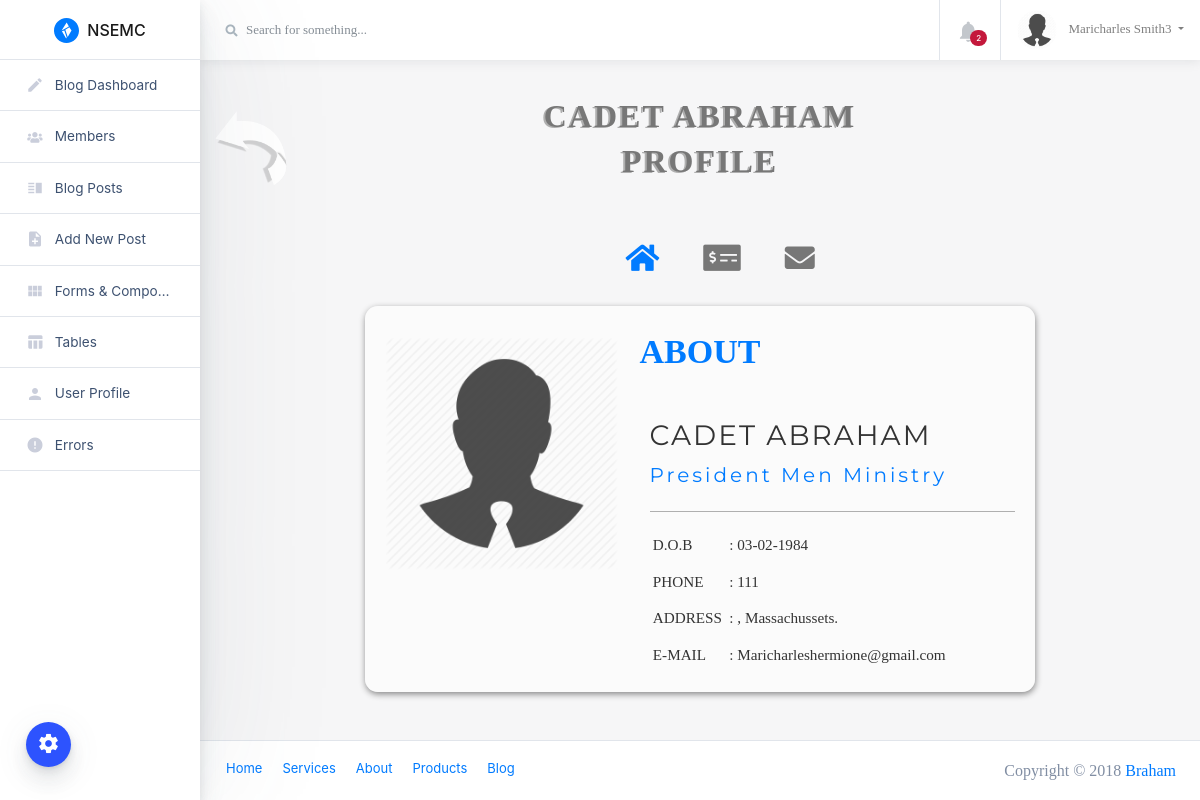
Page /admin/members.php?link=viewMember&m_id=48 (signed in) on the committed database.
### tables this page shows
CREATE TABLE IF NOT EXISTS `users` (
  `user_id` int(11) NOT NULL AUTO_INCREMENT,
  `username` varchar(250) NOT NULL,
  `user_firstname` varchar(250) NOT NULL,
  `user_lastname` varchar(250) NOT NULL,
  `user_password` varchar(250) NOT NULL,
  `user_email` text NOT NULL,
  `user_image` text NOT NULL,
  `user_ministry` varchar(250) NOT NULL,
  `position` varchar(250) NOT NULL,
  `user_address` text NOT NULL,
  `user_city` varchar(250) NOT NULL,
  `user_state` varchar(250) NOT NULL,
  `user_zip` int(12) NOT NULL,
  `user_description` varchar(250) NOT NULL,
  `user_tel` int(15) NOT NULL,
  `Status` varchar(10) NOT NULL DEFAULT 'Active',
  PRIMARY KEY (`user_id`)
);

### admin/includes/profil.php (the view, shortened to what this page needs)
<?php
if(isset($_GET['m_id']))
$the_id = $_GET['m_id'];
$query = "SELECT * FROM users WHERE user_id = $the_id";
$member = mysqli_query($conn, $query);
while($row = mysqli_fetch_array($member)){
	$server_user_firstname = $row['user_firstname'];
	$server_user_lastname = $row['user_lastname'];
	$server_user_email = $row['user_email'];
	$server_picture_name = $row['user_image'];
	$server_user_ministry = $row['user_ministry'];
	$server_user_position = $row['position'];
	$server_user_address = $row['user_address'];
	$server_user_state = $row['user_state'];
	$server_user_tel = $row['user_tel'];
?>
	<div id="content">
		<div id="back">
			<img src="img/a1.png" alt="">
		</div>
	<div class="profil">
		<h1 class="h1"><?php echo $server_user_lastname . " " . $server_user_firstname ?></h1>
		<h1 class="h1">Profile</h1>
		<div id="navigate" style="display:none;" class="ab">
			<ul>
				<li class="abselected">
					<a href="#"><i class="fas fa-home"></i><span>Basics</span></a>
				</li>
				<li>
					<a href="#"><i class="fas fa-money-check-alt"></i><span>Work</span></a>
				</li>
				<li>
					<a href="#"><i class="fas fa-envelope"></i><span>Contact</span></a>
				</li>
			</ul>
		</div>
		<div id="abwrapper">
			<div id="steps" style="margin:0 auto;" class="steps">
				<form id="formElem" name="formElem" action="#" method="post" class="form">
					<fieldset class="step">
						<legend>About</legend>
						<div class="abt-ab">
							<div class="abt-ab-left">
								<img src="<?php echo "img/".$server_picture_name; ?>" alt="">
							</div>
							<div class="abt-ab-right">
								<h3 class="h3"><?php echo $server_user_lastname . " " . $server_user_firstname ?></h3>
								<h5 class="h5"><?php echo ucfirst($server_user_position) . " " . ucfirst($server_user_ministry) . " " . "Ministry"; ?></h5>
								<ul class="address">
									<li>
										<ul class="address-text">
											<li><b>D.O.B </b></li>
											<li>: 03-02-1984</li>
										</ul>
									</li>
									<li>
										<ul class="address-text">
											<li><b>PHONE </b></li>
											<li>: <?php echo $server_user_tel; ?></li>
										</ul>
									</li>
									<li>
										<ul class="address-text">
											<li><b>ADDRESS </b></li>
											<li>: <?php echo $server_user_address.", ".$server_user_state; ?>.</li>
										</ul>
									</li>
									<li>
										<ul class="address-text">
											<li><b>E-MAIL </b></li>
											<li><a href="mailto:example@mail.com">:  <?php echo $server_user_email; ?></a></li>
										</ul>
									</li>
								</ul>
							</div>
						</div>
					</fieldset>
				</form>
			</div>
		</div>
	</div>
	</div>
<?php
}
?>

### admin/includes/admin_header.php (shortened to what this page needs)
<!doctype html>
<html class="no-js h-100" lang="en">
  <head>
    <link rel="stylesheet" type="text/css" href="styles/css.css">
    <link rel="stylesheet" href="https://cdnjs.cloudflare.com/ajax/libs/popper.js/1.14.3/umd/popper.min.js">
    <link rel="stylesheet" href="https://stackpath.bootstrapcdn.com/bootstrap/4.1.3/css/bootstrap.min.css">
    <link rel="stylesheet" id="main-stylesheet" data-version="1.1.0" href="styles/a.c.1.1.0.min.css">
    <link rel="stylesheet" href="styles/ac.1.1.0.min.css">
    <link rel="stylesheet" href="https://cdnjs.cloudflare.com/ajax/libs/quill/1.3.6/quill.snow.css">
    <link rel="stylesheet" href="https://use.fontawesome.com/releases/v5.7.2/css/all.css">
    <link rel="stylesheet" type="text/css" href="styles/fonts/font-awesome-4.7.0/css/font-awesome.min.css">
    <link rel="stylesheet" type="text/css" href="styles/sms.css">
    <link href="styles/profil.css" rel="stylesheet" type="text/css" media="all" />
    <link rel="stylesheet" href="styles/smoothbox.css" type='text/css' media="all" />
  </head>
  <body class="h-100">
    <div class="color-switcher-toggle animated pulse infinite">
     <a href="settings.php" style="color:unset"> <i class="material-icons">settings</i> </a>
    </div>

### admin/members.php (shortened to what this page needs)
<?php include 'includes/admin_header.php'; ?>
    <div class="container-fluid">
      <div class="row">
<?php include 'includes/admin_sidebar.php'; ?>
        <main class="main-content col-lg-10 col-md-9 col-sm-12 p-0 offset-lg-2 offset-md-3">
          <div class="main-navbar sticky-top bg-white">
<?php include 'includes/admin_nav.php'; ?>
          </div>
<?php
if(isset($_GET['link'])){
   $link = $_GET['link'];
} else {
    $link = "";
}
switch ($link) {
    case 'viewMember':
        include 'includes/profil.php';
        break;
}
?>
        <footer class="main-footer d-flex p-2 px-3 bg-white border-top">
            <ul class="nav">
              <li class="nav-item">
                <a class="nav-link" href="#">Home</a>
              </li>
              <li class="nav-item">
                <a class="nav-link" href="#">Services</a>
              </li>
              <li class="nav-item">
                <a class="nav-link" href="#">About</a>
              </li>
              <li class="nav-item">
                <a class="nav-link" href="#">Products</a>
              </li>
              <li class="nav-item">
                <a class="nav-link" href="#">Blog</a>
              </li>
            </ul>
            <span class="copyright ml-auto my-auto mr-2">Copyright © 2018
              <a href="https://designrevision.com" rel="nofollow">Braham</a>
            </span>
          </footer>
        </main>
      </div>
    </div>
  </body>
</html>

### admin/includes/admin_sidebar.php (shortened to what this page needs)
<aside class="main-sidebar col-12 col-md-3 col-lg-2 px-0">
          <div class="main-navbar">
            <nav class="navbar align-items-stretch navbar-light bg-white flex-md-nowrap border-bottom p-0">
              <a class="navbar-brand w-100 mr-0" href="index.php" style="line-height: 25px;">
                <div class="d-table m-auto">
                  <img id="main-logo" class="d-inline-block align-top mr-1" style="max-width: 25px;" src="images/shards-dashboards-logo.svg" alt="Shards Dashboard">
                  <span class="d-none d-md-inline ml-1">NSEMC</span>
                </div>
              </a>
            </nav>
          </div>
          <div class="nav-wrapper">
            <ul class="nav flex-column">
              <li class="nav-item">
                <a href="index.php?index" class="nav-link <?php if (isset($_GET['index'])) {echo 'active';} ?>">
                  <i class="material-icons">edit</i>
                  <span>Blog Dashboard</span>
                </a>
              </li>
              <li class="nav-item">
                <a class="nav-link <?php if (isset($_GET['members'])) {echo 'active';} ?>" href="members.php?members">
                  <i class="fas fa-users"></i>
                  <span>Members</span>
                </a>
              </li>
              <li class="nav-item">
                <a class="nav-link <?php if (isset($_GET['blog'])) {echo 'active';} ?>" href="components-blog-posts.php?blog">
                  <i class="material-icons">vertical_split</i>
                  <span>Blog Posts</span>
                </a>
              </li>
              <li class="nav-item">
                <a class="nav-link <?php if (isset($_GET['addPost'])) {echo 'active';} ?>" href="add-new-post.php?addPost">
                  <i class="material-icons">note_add</i>
                  <span>Add New Post</span>
                </a>
              </li>
              <li class="nav-item">
                <a class="nav-link <?php if (isset($_GET['forms'])) {echo 'active';} ?>" href="form-components.php?forms">
                  <i class="material-icons">view_module</i>
                  <span>Forms &amp; Components</span>
                </a>
              </li>
              <li class="nav-item">
                <a class="nav-link <?php if (isset($_GET['tables'])) {echo 'active';} ?>" href="tables.php?tables">
                  <i class="material-icons">table_chart</i>
                  <span>Tables</span>
                </a>
              </li>
              <li class="nav-item">
                <a class="nav-link <?php if (isset($_GET['profile'])) {echo 'active';} ?>" href="user-profile-lite.php?profile">
                  <i class="material-icons">person</i>
                  <span>User Profile</span>
                </a>
              </li>
              <li class="nav-item">
                <a class="nav-link <?php if (isset($_GET['errors'])) {echo 'active';} ?>" href="errors.php?errors">
                  <i class="material-icons">error</i>
                  <span>Errors</span>
                </a>
              </li>
            </ul>
          </div>
        </aside>

### admin/includes/admin_nav.php (shortened to what this page needs)
<?php
$query = "SELECT * FROM users WHERE user_email = '{$_SESSION['email']}'";
$user_admin = mysqli_query($conn, $query);
while($row = mysqli_fetch_array($user_admin)){
  $server_user_firstname = $row['user_firstname'];
  $server_user_lastname = $row['user_lastname'];
  $server_picture_name = $row['user_image'];
  $server_user_position = $row['position'];
}
?>
<nav class="navbar align-items-stretch navbar-light flex-md-nowrap p-0">
              <form action="#" class="main-navbar__search w-100 d-none d-md-flex d-lg-flex">
                <div class="input-group input-group-seamless ml-3">
                  <div class="input-group-prepend">
                    <div class="input-group-text">
                      <i class="fas fa-search"></i>
                    </div>
                  </div>
                  <input class="navbar-search form-control" type="text" placeholder="Search for something..." aria-label="Search"> </div>
              </form>
              <ul class="navbar-nav border-left flex-row ">
                <li class="nav-item border-right dropdown notifications">
                  <a class="nav-link nav-link-icon text-center" href="#" role="button" id="dropdownMenuLink" data-toggle="dropdown" aria-haspopup="true" aria-expanded="false">
                    <div class="nav-link-icon__wrapper">
                      <i class="material-icons">&#xE7F4;</i>
                      <span class="badge badge-pill badge-danger">2</span>
                    </div>
                  </a>
                </li>
                <li class="nav-item dropdown">
                  <a class="nav-link dropdown-toggle text-nowrap px-3" data-toggle="dropdown" href="#" role="button" aria-haspopup="true" aria-expanded="false">
                    <img class="user-avatar rounded-circle mr-2" width="40" height="40" style="border-radius:100%" src="img/<?php echo $server_picture_name;?>" alt="<?php echo $server_user_position;?>">
                    <span class="d-none d-md-inline-block"><?php echo $server_user_lastname . " " . $server_user_firstname;?></span>
                  </a>
                </li>
              </ul>
            </nav>

### admin/styles/sms.css (style rules this page uses)
input { outline: none; border: none; }

### admin/styles/profil.css (style rules this page uses)
body, #content { font-size: 100%; background: #F6F6F7; background-attachment: fixed; -webkit-background-size:cover; -moz-background-size:cover; background-size:cover; font-family: Poppins-Medium; }
.h1,.h2,.h3,.h4,.h5,.h6 { font-family: 'montserrat', sans-serif; margin:0; }
.profil { margin: 3em auto; text-align: center; width: 670px; position: relative; height: 100%; }
.profil h1 { font-family: Poppins-Medium; text-align: center; color: #777; letter-spacing: 2px; font-size: 2em; font-weight: 700; margin-bottom: .4em; margin-top: -.5em; text-transform: uppercase; text-shadow: #AFAFAF -2px 1px; }
#abwrapper { width: 670px; overflow: hidden; box-shadow: .5px 2.3px 6px #888888; border-radius: .8em; }
#steps { width:670px; overflow:hidden; background: rgba(255, 255, 255, 0.47); }
.step { float:left; width:670px; }
#navigate { height: 45px; margin-bottom: 20px; margin-top: 2.3em; display: inline-block; }
#navigate ul { list-style:none; }
#navigate ul li { float:left; position:relative; margin:0px 2px; }
#navigate ul li a { display:block; height:45px; background-color:#444; color:#777; outline:none; font-size: 1em; font-weight:bold; text-decoration:none; line-height:60px; padding:0px 20px; border:none; background:none; }
#navigate ul li a { position:relative; }
#navigate ul li a:before { content: ''; border-left: 10px solid transparent; border-right: 10px solid transparent; border-top: 10px solid #007bff; position: absolute; top: -27%; left: 40%; opacity:0; }
#navigate ul li a:hover, #navigate ul li.abselected a { color: #007bff; }
#steps form fieldset { border:none; padding-bottom:0px; }
#steps form legend { text-align: center; color: #007bff; font-size: 34px; font-weight: 600; text-transform: uppercase; width: 670px; padding: 20px 0px 20px 0px; margin: 0; }
.abt-ab-right h3 { font-size: 28px; text-transform: uppercase; color:#333333; letter-spacing: 2px; }
.abt-ab-right { float: right; width: 58%; text-align: left; }
.abt-ab { padding: 20px; }
.ab ul li i { font-size:30px; }
.abt-ab-left { min-height: 275px; width: 37%; float: left; }
.abt-ab-left img { width: 100%; margin-top:-5em; }
ul.address { margin-top: 1.5em; border-top: 1px solid #AFAFAF; padding-top: 0.5em; }
.address-text { margin-left: -4.8em; }
ul.address li { display: block; }
ul.address li ul.address-text li:nth-child(1) { width: 20%; }
ul.address li ul.address-text li { display: inline-block; font-size: 0.95em; color: #333333; margin-top: 0.9em; font-weight: 100; }
.address-text li a { color: #333333; }
.abt-ab-right h5 { font-size: 20px; letter-spacing: 3px; margin-top: 10px; color: #007bff; }
#back img { width: 8% !important; position: fixed; margin-top: .5em; cursor: pointer; }

### rows in the picture
users: user_image (picture), user_lastname "Maricharles", user_firstname "Smith3"
users: user_lastname "CADET", user_firstname "ABRAHAM", user_image (picture), position "President", user_ministry "Men", user_tel "111", user_state "Massachussets", user_email "Maricharleshermione@gmail.com"
